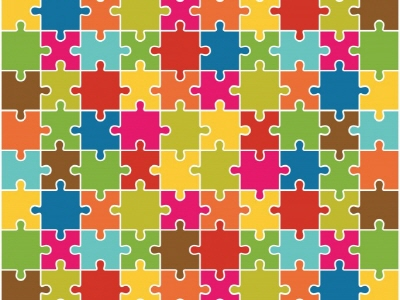
#> input picture SystProg_Spri_2019/scripts/sample_imgs/puzzle.jpg, 400 x 300 px
$ python opencv_16_floodfill_puzzle.py
#> lines starting #> are read from the running program, lines starting #| are printed output that depends on the picture; after the words box and inside, x2 and y2 are one past the last pixel; in counts of white or black regions, pixels touching at a corner belong together
#> further down, image is the input picture: shape (300, 400, 3); mean B, G, R 97.7, 143.3, 178.4
### SystProg_Spri_2019/scripts/opencv/show_imgs.py
import cv2
import numpy as np


def show_imgs(titled_imgs, wnd_title, columns, min_width=None):
    # convert gray images to bgr images
    titled_imgs = gray_to_bgr(titled_imgs)
    # prepare merged image
    rows = int(np.ceil(len(titled_imgs)/columns))
    block_size, img_rect = get_block_info(titled_imgs)
    result_img = np.ones((block_size[0]*rows, block_size[1]*columns, 3), dtype=np.uint8)*255
    # put images on blocks with title on top of image
    for idx, (title, image) in enumerate(titled_imgs.items()):
        y_pos = int(idx / columns) * block_size[0] + img_rect["y"]
        x_pos = int(idx % columns) * block_size[1] + img_rect["x"]
        result_img[y_pos:y_pos+img_rect["h"], x_pos:x_pos+img_rect["w"], :] = image
        title_pos = (x_pos + 20, y_pos - 5)
        cv2.putText(result_img, title, title_pos, cv2.FONT_HERSHEY_SIMPLEX, 0.7, (0, 0, 0), 1)
    # pad image with white
    if min_width is not None and result_img.shape[1] < min_width:
        result_img = pad_img(result_img, min_width)
    cv2.imshow(wnd_title, result_img)
    cv2.waitKey()
    return result_img


def gray_to_bgr(images):
    bgr_imgs = dict()
    for key, img in images.items():
        if len(img.shape) == 2:
            bgr_imgs[key] = cv2.cvtColor(img, cv2.COLOR_GRAY2BGR)
        else:
            bgr_imgs[key] = img.copy()
    return bgr_imgs


def get_block_info(imgs_dict):
    pad = 10
    title_pad = 25
    first_key = list(imgs_dict.keys())[0]
    img_size = imgs_dict[first_key].shape
    img_area = {"x": pad, "w": img_size[1], "y": title_pad, "h": img_size[0]}
    block_size = (img_area["h"] + title_pad + pad, img_area["w"] + pad*2)
    return block_size, img_area


# [7 lines left out: function pad_img, not called in this run]

### SystProg_Spri_2019/scripts/opencv/opencv_16_floodfill_puzzle.py
import cv2
import numpy as np
IMG_PATH = "../sample_imgs"
import show_imgs as si


def count_puzzle(img):
    ih, iw, ch = img.shape
#> ih = 300; iw = 400; ch = 3
    mask = np.zeros((ih+2, iw+2), dtype=np.uint8)
    images = {"original": img.copy()}
    cv2.imshow("image", img)
    cv2.waitKey()
    count = 0
    for y in range(img.shape[0]):
        for x in range(img.shape[1]):
            if mask[y+1, x+1] == 0:
                # flood fill로 채울 랜덤 색상 생성
                color = np.random.randint(50, 256, 3).tolist()
                color[0] = 255
                ret, img, mask, rect = cv2.floodFill(img, mask, (x,y), color, (10,10,10), (10,10,10), flags=8)
                mask_show = mask*255
                print(f"area={ret}, rect={rect}, mask value={mask[y+1, x+1]}")
                if ret > 500:   # 영역이 넓은 것만 퍼즐 조각으로 인정
                    cv2.imshow("image", img)
                    cv2.imshow("mask", mask_show)
                    cv2.waitKey(200)
                    count += 1
#> this loop made 300 passes
#> pass 1, in count_puzzle, `cv2.imshow("image", img)`:
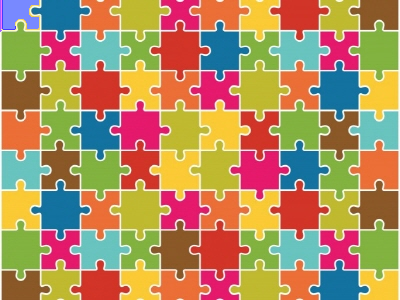
#> window 'image': shape (300, 400, 3); mean B, G, R 99.2, 142.7, 177.4
#> pass 1, in count_puzzle, `cv2.imshow("mask", mask_show)`:
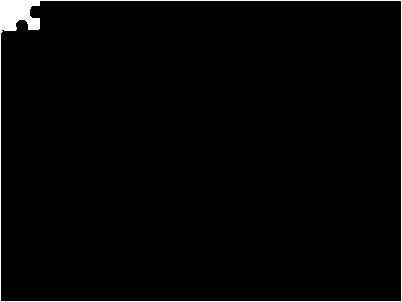
#> window 'mask': shape (302, 402); 1.9% white; 1 white region, box (x1, y1, x2, y2) and area: (0, 0, 402, 302) 2333
#> pass 1, in count_puzzle, `cv2.imshow("image", img)`:
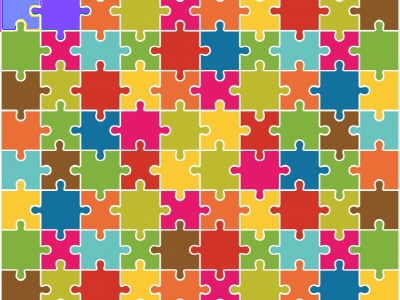
#> window 'image': shape (300, 400, 3); mean B, G, R 100.2, 142.3, 178.5
#> pass 1, in count_puzzle, `cv2.imshow("mask", mask_show)`:
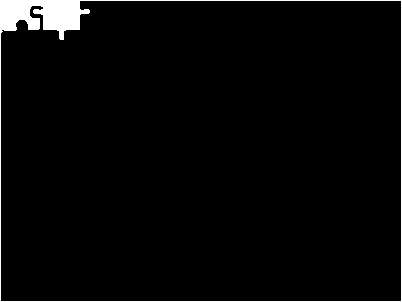
#> window 'mask': shape (302, 402); 2.9% white; 1 white region, box (x1, y1, x2, y2) and area: (0, 0, 402, 302) 3570
#> after the loop:
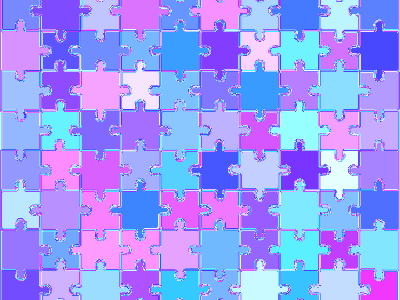
#> img: shape (300, 400, 3); mean B, G, R 255, 155.8, 155.7
#> after the loop: mask: shape (302, 402); every value is 1
#> after the loop: mask_show: shape (302, 402); every value is 255
#> after the loop, color = [255, 77, 51]; count = 80; rect = (303, 299, 1, 1); ret = 1
    print("total puzzle count:", count)
    cv2.destroyAllWindows()
    images["filled"] = img
    result_img = si.show_imgs(images, "floodfill", 2)
#> the loop in gray_to_bgr, `for key, img in images.items():` made 2 passes
#> key on passes 1 to 2: 'original', 'filled'
#> after the loop in gray_to_bgr, `for key, img in images.items():`: bgr_imgs = 2 items
#> in show_imgs, `rows = int(np.ceil(len(titled_imgs)/columns))`: rows = 1
#> in get_block_info, `first_key = list(imgs_dict.keys())[0]`: first_key = 'original'
#> in show_imgs, `block_size, img_rect = get_block_info(titled_imgs)`: block_size = (335, 420); img_rect = {'x': 10, 'w': 400, 'y': 25, 'h': 300}
#> the loop in show_imgs, `for idx, (title, image) in enumerate(titled_imgs.items()):` made 2 passes
#> (title, y_pos, x_pos, title_pos) on passes 1 to 2: ('original', 25, 10, (30, 20)), ('filled', 25, 430, (450, 20))
#> after the loop in show_imgs, `for idx, (title, image) in enumerate(titled_imgs.items()):`:
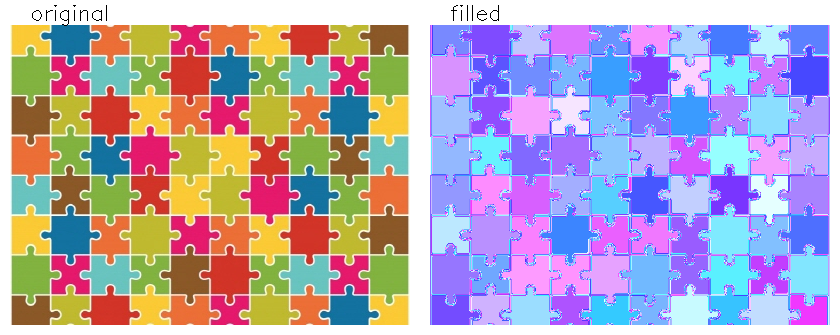
#> result_img: shape (335, 840, 3); mean of channels 0, 1, 2 187.6, 164.7, 179.7; drawn as B, G, R
    cv2.imwrite(IMG_PATH + "/result/floodfill_puzzle.jpg", result_img)


if __name__ == "__main__":
    image = cv2.imread(IMG_PATH + "/puzzle.jpg")
    count_puzzle(image)

$ run again, with SystProg_Spri_2019/scripts/sample_imgs/ballpool.jpg copied over SystProg_Spri_2019/scripts/sample_imgs/puzzle.jpg
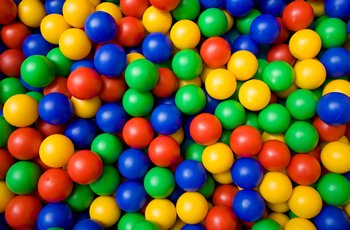
#> input picture SystProg_Spri_2019/scripts/sample_imgs/ballpool.jpg, 350 x 230 px
#> image is the input picture: shape (230, 350, 3); mean B, G, R 54.5, 96.4, 106.6
#> after the loop in count_puzzle, `for y in range(img.shape[0]):`:
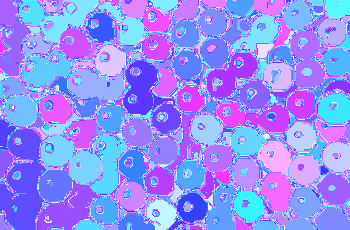
#> img: shape (230, 350, 3); mean B, G, R 255, 144.3, 146.9
#> after the loop in count_puzzle, `for y in range(img.shape[0]):`: color = [255, 163, 148]; count = 50; rect = (319, 229, 1, 1); ret = 1
#> the loop in gray_to_bgr, `for key, img in images.items():` made 2 passes
#> key on passes 1 to 2: 'original', 'filled'
#> after the loop in gray_to_bgr, `for key, img in images.items():`: bgr_imgs = 2 items
#> rows = 1
#> first_key = 'original'
#> in show_imgs, `block_size, img_rect = get_block_info(titled_imgs)`: block_size = (265, 370); img_rect = {'x': 10, 'w': 350, 'y': 25, 'h': 230}
#> the loop in show_imgs, `for idx, (title, image) in enumerate(titled_imgs.items()):` made 2 passes
#> (title, y_pos, x_pos, title_pos) on passes 1 to 2: ('original', 25, 10, (30, 20)), ('filled', 25, 380, (400, 20))
#> after the loop in show_imgs, `for idx, (title, image) in enumerate(titled_imgs.items()):`:
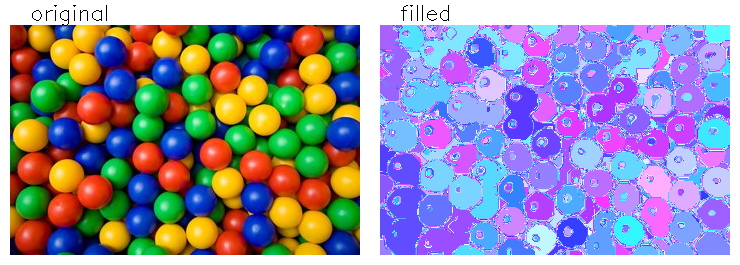
#> result_img: shape (265, 740, 3); mean of channels 0, 1, 2 172.3, 144, 149.3; drawn as B, G, R
